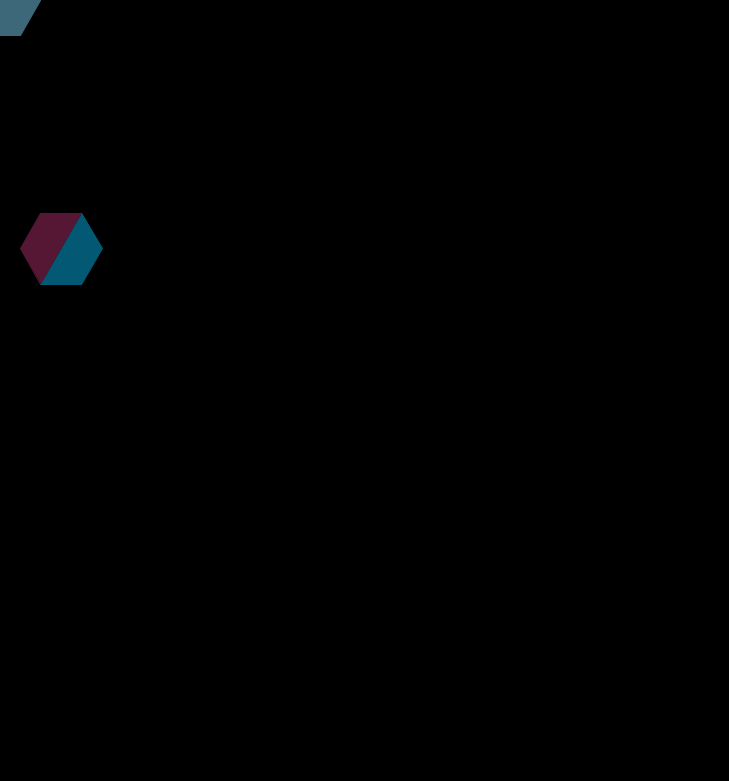
Frame 1 (no input)
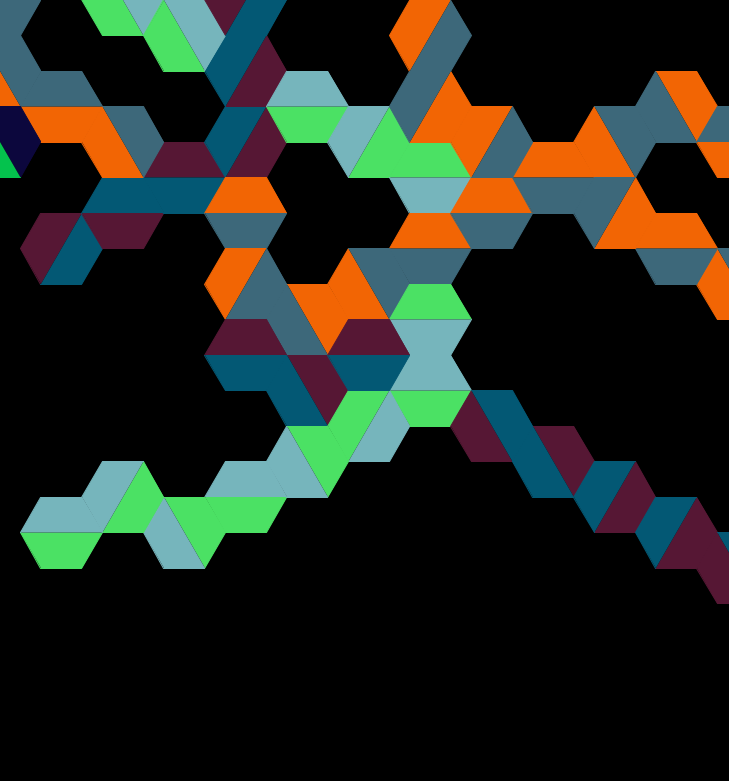
Frame 60 (the mouse pressed at the canvas centre just before this capture)
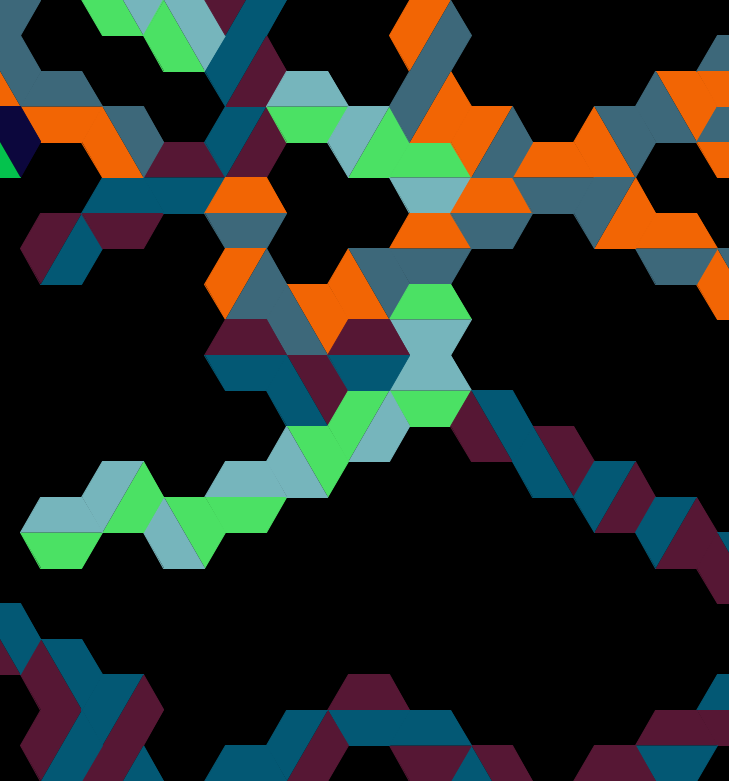
Frame 120 (the mouse held since frame 60 and released just before this capture)

The Processing sketch that drew these frames (run headless with seeded random() and noise(); from frame 60 on, the mouse is pressed at the canvas centre):

// Processing sketch: v7_4RandomWalk_HexagonsTwoHalves
// ── v7_4RandomWalk_HexagonsTwoHalves.pde
float centerToCenterDistance = 71 ; // in pixels
float centerVertexDistance = centerToCenterDistance/sqrt(3) ;
float sideLength = centerToCenterDistance/sqrt(3) ;

int desiredSizeOfCanvas = 800 ;
int nbHexaX = desiredSizeOfCanvas / int(2*centerVertexDistance) ;
int actualSizeOfCanvasX = nbHexaX * int(2*centerVertexDistance) ;
int nbHexaY = desiredSizeOfCanvas / int(centerToCenterDistance) ;
int actualSizeOfCanvasY = nbHexaY * int(centerToCenterDistance) ;

int NB_OF_ANTS = 5 ;
ArrayList<Ant> ants ;

color randomColor(){
  return color(int(random(256)),int(random(256)),int(random(256))) ;
}

PGraphics pg ;
void settings() {
  size( actualSizeOfCanvasX , actualSizeOfCanvasY ) ;
}

void setup() {
  frameRate(1000000) ;
  pg = createGraphics( actualSizeOfCanvasX + int(centerToCenterDistance) , actualSizeOfCanvasY + int(centerToCenterDistance) ) ;
  pg.beginDraw() ;
  background(0) ;
  pg.background(0) ;

  ants = new ArrayList<Ant>() ;
  for( int k = 0 ; k < NB_OF_ANTS ; ++k ){
    color c1 = randomColor() ;
    color c2 = randomColor() ;
    float x = 0 ;
    float y = int(random(nbHexaY/2)) * centerToCenterDistance ;
    ants.add( new Ant( x , y , c1 , c2 ) ) ;
  }
}

void draw(){
  for( Ant ant : ants ){
    ant.move() ;
  }
}

void keyPressed(){
  if( key == 's' ){
    println("Saving . . . " ) ;
    String time = year()+"_"+month()+"_"+day()+"_"+hour()+"_"+minute()+"_"+second() ;
    save("zz"+time+".png") ;
    println("Saved !") ;
  } ;
  if( key == 'r' ){
    background(0) ;
    pg.background(0) ;
    ants = new ArrayList<Ant>() ;
    for( int k = 0 ; k < NB_OF_ANTS ; ++k ){
      color c1 = randomColor() ;
      color c2 = randomColor() ;
      float x = 0 ;
      float y = int(random(nbHexaY/2)) * centerToCenterDistance ;
      ants.add( new Ant( x , y , c1 , c2 ) ) ;
    }
  }
}

// ── Ant.pde
class Ant{
  PVector pos ;
  float dirAngle = int(random(6))*TAU/6 + TAU/12 ;
  color colour1 ;
  color colour2 ;
  float probaChangingDir = 0.3 ;
  
  void paint(){
    pg.fill(255) ;
    pg.beginShape() ;
    for( float angle = 0 ; angle <= TAU+EPSILON ; angle += TAU/6 ){
      pg.vertex( pos.x + centerVertexDistance*cos(angle) , pos.y + centerVertexDistance*sin(angle) ) ;
    }
    pg.endShape() ;
    
    float startAngle = int(random(6))*TAU/6 ;
    stroke( colour1 ) ;
    fill( colour1 ) ;
    beginShape() ;
    for( float angle = startAngle ; angle <= startAngle+TAU/2+EPSILON ; angle += TAU/6 ){
      vertex( pos.x + centerVertexDistance*cos(angle) , pos.y + centerVertexDistance*sin(angle) ) ;
    }
    endShape() ;
    stroke( colour2 ) ;
    fill( colour2 ) ;
    beginShape() ;
    for( float angle = startAngle+TAU/2 ; angle <= startAngle+TAU+EPSILON ; angle += TAU/6 ){
      vertex( pos.x + centerVertexDistance*cos(angle) , pos.y + centerVertexDistance*sin(angle) ) ;
    }
    endShape() ;
    
  }
  
  void move(){
    pos.x += centerToCenterDistance*cos(dirAngle) ;
    pos.y += centerToCenterDistance*sin(dirAngle) ;
    if( pos.x > width+2*centerToCenterDistance || pos.y > height || pos.x <0 || pos.y < 0 ){
      dirAngle = -dirAngle ;
      pos.x += centerToCenterDistance*cos(dirAngle) ;
      pos.y += centerToCenterDistance*sin(dirAngle) ;
    }
    
    int BLACK = -16777216 ;
    if( pg.get(int(pos.x),int(pos.y)) == BLACK ){
      paint() ;
    }
    
    if ( random(1) < probaChangingDir ){
      dirAngle = ( dirAngle + TAU/6*(int(random(2))*2-1) )% TAU ;
    }
  }
  
  Ant( float x , float y , color c1 , color c2 ){
    pos = new PVector( x , y ) ;
    colour1 =  c1 ;
    colour2 = c2 ;
  }
}

float modulo( float x , float m ){
  float res = x%m ;
  if( res<0 ){
    return res + m ;
  }
  else return res ;
}
